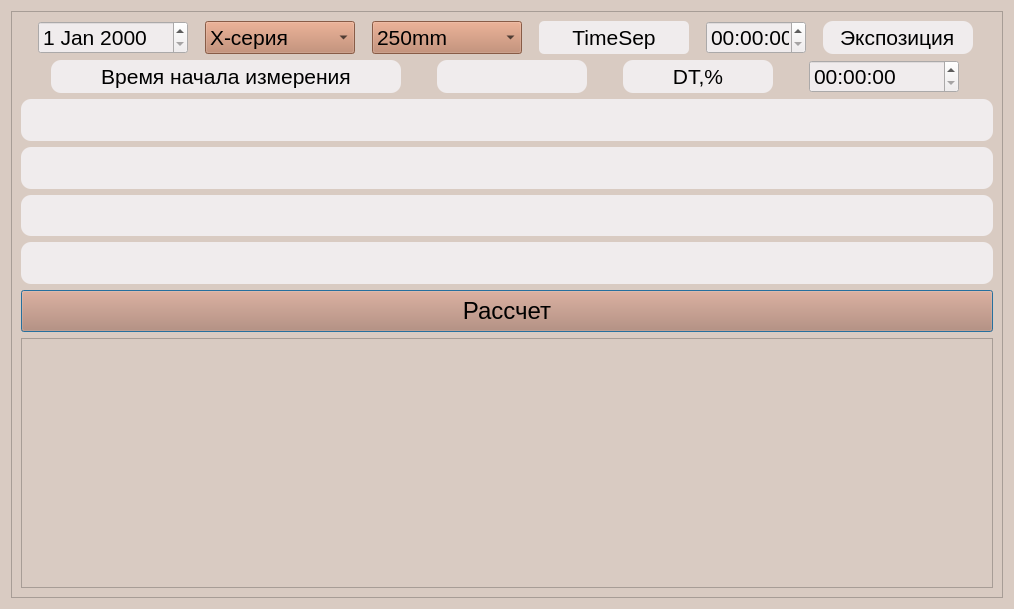
<?xml version="1.0" encoding="UTF-8"?>
<ui version="4.0">
 <class>Dialog</class>
 <widget class="QDialog" name="Dialog">
  <property name="geometry">
   <rect>
    <x>0</x>
    <y>0</y>
    <width>1014</width>
    <height>609</height>
   </rect>
  </property>
  <property name="windowTitle">
   <string>Dialog</string>
  </property>
  <property name="layoutDirection">
   <enum>Qt::LayoutDirection::LeftToRight</enum>
  </property>
  <property name="styleSheet">
   <string notr="true">background-color: #d9cbc2</string>
  </property>
  <layout class="QGridLayout" name="gridLayout_2">
   <item row="0" column="0">
    <widget class="QFrame" name="frame">
     <property name="frameShape">
      <enum>QFrame::Shape::StyledPanel</enum>
     </property>
     <property name="frameShadow">
      <enum>QFrame::Shadow::Raised</enum>
     </property>
     <layout class="QVBoxLayout" name="verticalLayout_2">
      <item>
       <layout class="QHBoxLayout" name="horizontalLayout_2">
        <property name="spacing">
         <number>0</number>
        </property>
        <property name="sizeConstraint">
         <enum>QLayout::SizeConstraint::SetMaximumSize</enum>
        </property>
        <item>
         <widget class="QDateEdit" name="date_ppd_mes">
          <property name="maximumSize">
           <size>
            <width>150</width>
            <height>80</height>
           </size>
          </property>
          <property name="styleSheet">
           <string notr="true">font: 16pt;
background-color: #f0eced</string>
          </property>
         </widget>
        </item>
        <item>
         <widget class="QComboBox" name="comboBox_ppd_seria">
          <property name="maximumSize">
           <size>
            <width>150</width>
            <height>80</height>
           </size>
          </property>
          <property name="styleSheet">
           <string notr="true">QComboBox{
font-size: 16pt;
color: black;}

QComboBox {
background-color: #be8164}

QComboBox:item{
color: black:}
</string>
          </property>
          <item>
           <property name="text">
            <string>Х-серия</string>
           </property>
          </item>
          <item>
           <property name="text">
            <string>ОГ3-серия</string>
           </property>
          </item>
         </widget>
        </item>
        <item>
         <widget class="QComboBox" name="comboBox_ppd_geom">
          <property name="maximumSize">
           <size>
            <width>150</width>
            <height>80</height>
           </size>
          </property>
          <property name="contextMenuPolicy">
           <enum>Qt::ContextMenuPolicy::DefaultContextMenu</enum>
          </property>
          <property name="styleSheet">
           <string notr="true">QComboBox{
font-size: 16pt;
color: black;
background-color: #be8164;
}

QComboBox:item{
color: black;
}
</string>
          </property>
          <item>
           <property name="text">
            <string>250mm</string>
           </property>
          </item>
          <item>
           <property name="text">
            <string>TOP</string>
           </property>
          </item>
          <item>
           <property name="text">
            <string>low</string>
           </property>
          </item>
          <item>
           <property name="text">
            <string>голова</string>
           </property>
          </item>
         </widget>
        </item>
        <item>
         <widget class="QLabel" name="label_3">
          <property name="maximumSize">
           <size>
            <width>150</width>
            <height>80</height>
           </size>
          </property>
          <property name="styleSheet">
           <string notr="true">font: 16pt;
background-color: #f0eced;
border-radius: 5px</string>
          </property>
          <property name="text">
           <string>TimeSep</string>
          </property>
          <property name="alignment">
           <set>Qt::AlignmentFlag::AlignCenter</set>
          </property>
         </widget>
        </item>
        <item>
         <widget class="QTimeEdit" name="timeEdit_ppd_2">
          <property name="maximumSize">
           <size>
            <width>100</width>
            <height>80</height>
           </size>
          </property>
          <property name="styleSheet">
           <string notr="true">font: 16pt;
background-color: #f0eced</string>
          </property>
         </widget>
        </item>
        <item>
         <widget class="QLineEdit" name="lineEdit_ppd_expos">
          <property name="maximumSize">
           <size>
            <width>150</width>
            <height>80</height>
           </size>
          </property>
          <property name="styleSheet">
           <string notr="true">font: 16pt;
background-color: #f0eced;
border-radius: 10px</string>
          </property>
          <property name="text">
           <string>Экспозиция</string>
          </property>
          <property name="alignment">
           <set>Qt::AlignmentFlag::AlignCenter</set>
          </property>
         </widget>
        </item>
       </layout>
      </item>
      <item>
       <layout class="QHBoxLayout" name="horizontalLayout">
        <item>
         <widget class="QLabel" name="label">
          <property name="maximumSize">
           <size>
            <width>350</width>
            <height>50</height>
           </size>
          </property>
          <property name="styleSheet">
           <string notr="true">font: 16pt;
background-color: #f0eced;
border-radius: 10px</string>
          </property>
          <property name="text">
           <string>Время начала измерения</string>
          </property>
          <property name="alignment">
           <set>Qt::AlignmentFlag::AlignCenter</set>
          </property>
         </widget>
        </item>
        <item>
         <widget class="QLineEdit" name="lineEdit">
          <property name="maximumSize">
           <size>
            <width>150</width>
            <height>80</height>
           </size>
          </property>
          <property name="styleSheet">
           <string notr="true">font: 16pt;
background-color: #f0eced;
border-radius: 10px</string>
          </property>
          <property name="text">
           <string/>
          </property>
          <property name="alignment">
           <set>Qt::AlignmentFlag::AlignCenter</set>
          </property>
         </widget>
        </item>
        <item>
         <widget class="QLabel" name="label_2">
          <property name="maximumSize">
           <size>
            <width>150</width>
            <height>80</height>
           </size>
          </property>
          <property name="styleSheet">
           <string notr="true">font: 16pt;
background-color: #f0eced;
border-radius: 10px</string>
          </property>
          <property name="text">
           <string>DT,%</string>
          </property>
          <property name="alignment">
           <set>Qt::AlignmentFlag::AlignCenter</set>
          </property>
         </widget>
        </item>
        <item>
         <widget class="QTimeEdit" name="timeEdit_ppd_1">
          <property name="maximumSize">
           <size>
            <width>150</width>
            <height>80</height>
           </size>
          </property>
          <property name="styleSheet">
           <string notr="true">font: 16pt;
background-color: #f0eced</string>
          </property>
         </widget>
        </item>
       </layout>
      </item>
      <item>
       <layout class="QVBoxLayout" name="verticalLayout">
        <property name="sizeConstraint">
         <enum>QLayout::SizeConstraint::SetMinimumSize</enum>
        </property>
        <item>
         <widget class="QLineEdit" name="lineEdit_ppd_data_1">
          <property name="maximumSize">
           <size>
            <width>16777215</width>
            <height>80</height>
           </size>
          </property>
          <property name="styleSheet">
           <string notr="true">font: 16pt;
background-color: #f0eced;
border-radius: 10px
</string>
          </property>
          <property name="text">
           <string/>
          </property>
          <property name="alignment">
           <set>Qt::AlignmentFlag::AlignCenter</set>
          </property>
         </widget>
        </item>
        <item>
         <widget class="QLineEdit" name="lineEdit_ppd_data_2">
          <property name="maximumSize">
           <size>
            <width>16777215</width>
            <height>80</height>
           </size>
          </property>
          <property name="styleSheet">
           <string notr="true">font: 16pt;
background-color: #f0eced;
border-radius: 10px</string>
          </property>
          <property name="alignment">
           <set>Qt::AlignmentFlag::AlignCenter</set>
          </property>
         </widget>
        </item>
        <item>
         <widget class="QLineEdit" name="lineEdit_ppd_data_3">
          <property name="maximumSize">
           <size>
            <width>16777215</width>
            <height>80</height>
           </size>
          </property>
          <property name="styleSheet">
           <string notr="true">font: 16pt;
background-color: #f0eced;
border-radius: 10px</string>
          </property>
          <property name="alignment">
           <set>Qt::AlignmentFlag::AlignCenter</set>
          </property>
         </widget>
        </item>
        <item>
         <widget class="QLineEdit" name="lineEdit_ppd_data_4">
          <property name="maximumSize">
           <size>
            <width>16777215</width>
            <height>80</height>
           </size>
          </property>
          <property name="styleSheet">
           <string notr="true">font: 16pt;
background-color: #f0eced;
border-radius: 10px</string>
          </property>
          <property name="alignment">
           <set>Qt::AlignmentFlag::AlignCenter</set>
          </property>
         </widget>
        </item>
        <item>
         <widget class="QPushButton" name="pushButton_ppd_calc">
          <property name="maximumSize">
           <size>
            <width>16777215</width>
            <height>150</height>
           </size>
          </property>
          <property name="layoutDirection">
           <enum>Qt::LayoutDirection::LeftToRight</enum>
          </property>
          <property name="styleSheet">
           <string notr="true">background-color: #be8164;
font: 18pt;
color: black;
</string>
          </property>
          <property name="text">
           <string>Рассчет</string>
          </property>
         </widget>
        </item>
        <item>
         <widget class="QTableView" name="tableView_ppd_result">
          <property name="maximumSize">
           <size>
            <width>16777215</width>
            <height>250</height>
           </size>
          </property>
         </widget>
        </item>
       </layout>
      </item>
     </layout>
    </widget>
   </item>
  </layout>
 </widget>
 <resources/>
 <connections/>
</ui>
